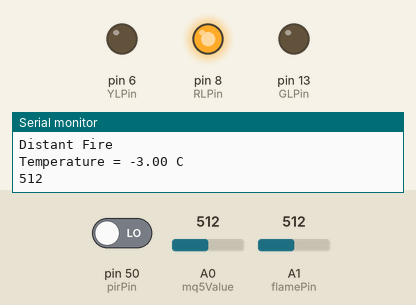
A sketch run on a simulated Arduino Mega 2560, built with avr-gcc and run on an emulated ATmega2560. On the bench: output pins drawn as LEDs (lit = HIGH), the last lines printed to the serial monitor. The inputs (shaded band) are chosen by the test bench; at power-on: A1 (flamePin) = 512, pin 50 (pirPin) LOW, A0 (mq5Value) = 512.

Above: at 1.2 s.
1.3 s: A1 (flamePin) set to 357
3.2 s: A1 (flamePin) set to 332
At 4.3 s:
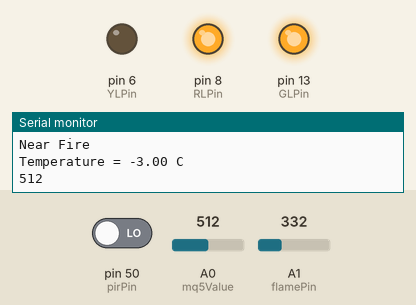
5.5 s: pin 50 (pirPin) driven HIGH
At 7.1 s:
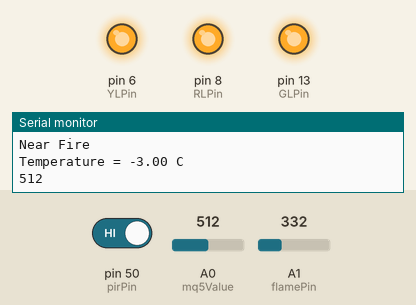
7.5 s: A0 (mq5Value) set to 72
9.2 s: A0 (mq5Value) set to 62
At 10.3 s:
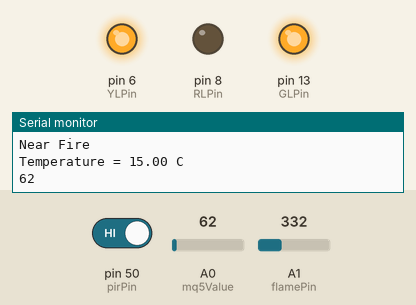
11.5 s: pin 50 (pirPin) driven LOW
At 13.1 s:
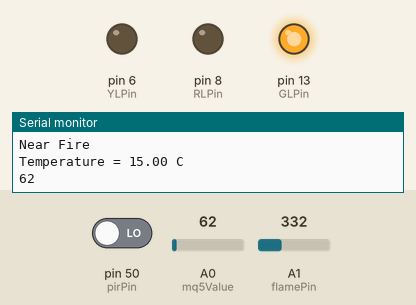
Timing chart, 0 to 14.5 s (numbered marks = the images above; inputs shaded):
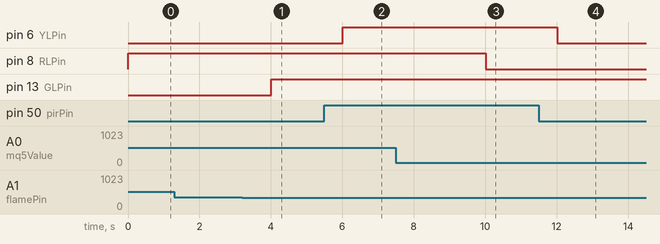

Measured:
- the behaviour switches between 342 and 341 on A1 (flamePin) (found by bisection; images 0 and 1)
- the behaviour switches between 66 and 65 on A0 (mq5Value) (found by bisection; images 2 and 3)
- after the input at 3.2 s, pin 13 (GLPin): LOW → HIGH after 0.81 s
- after the input at 5.5 s, pin 6 (YLPin): LOW → HIGH after 0.51 s
- after the input at 9.2 s, pin 8 (RLPin): HIGH → LOW after 0.81 s
- after the input at 11.5 s, pin 6 (YLPin): HIGH → LOW after 0.52 s

The sketch:

flam-gas-alarm.ino
```cpp
//sensors declration:
int mq5Value = 0;
int pirRead = 0;
int pirState = LOW;
const int flameMin = 0;
const int flameMax = 1024;

// pins declration:
int tempPin = A0;
int flamePin = A1;
int mq5Pin = A2;
int GLPin = 13;
int RLPin = 8;
int BLPin = 11;
int pirPin = 50;
int YLPin = 6;

void setup() {
  pinMode(pirPin, INPUT);
  pinMode(GLPin, OUTPUT);
  pinMode(RLPin, OUTPUT);
  pinMode(YLPin, OUTPUT);
  Serial.begin(9600);
}

void loop() {
  // read the sensor on analog A0:
  int tempValue = analogRead(tempPin);
  int flameRead = analogRead(flamePin);
  int mq5Read = analogRead(mq5Value);
  pirRead = digitalRead(pirPin);
  float cel = tempValue * 500 / 2048;

  //flame sensor setup:
  int range = map(flameRead, flameMin, flameMax, 0, 3);
  switch (range) {
    case 0:    // A fire closer than 1.5 feet.
      Serial.println("Near Fire");
      digitalWrite(GLPin, HIGH);
      break;
    case 1:    // A fire between 1-3 feet.
      Serial.println("Distant Fire");
      break;
    case 2:    // No fire detected.
      Serial.println("No Fire");
      digitalWrite(GLPin, LOW);
      break;
  }
  //temperature sensor setup:
  if (cel >= 50 || cel <= 0){
    digitalWrite(BLPin, HIGH);
  }
  Serial.print("Temperature = ");
  Serial.print(cel);
  Serial.print(" C");
  Serial.println();


  //gas sensor setup:
  Serial.println(mq5Read, DEC);
  if (mq5Read > 65) {
    digitalWrite(RLPin, HIGH);
  }
  else {
    digitalWrite(RLPin, LOW);
  }
  // pir sensor setup:
  if (pirRead == HIGH) {
    digitalWrite(YLPin, HIGH);
    if (pirState == LOW) {
      Serial.println("Motion Detected !!!");
      pirState = HIGH;
    }
  } else {
    digitalWrite(YLPin, LOW);
    if (pirState == HIGH) {
      Serial.println("Motion Ended.");
      pirState = LOW;
    }
  }
  delay(1000);
}
```
